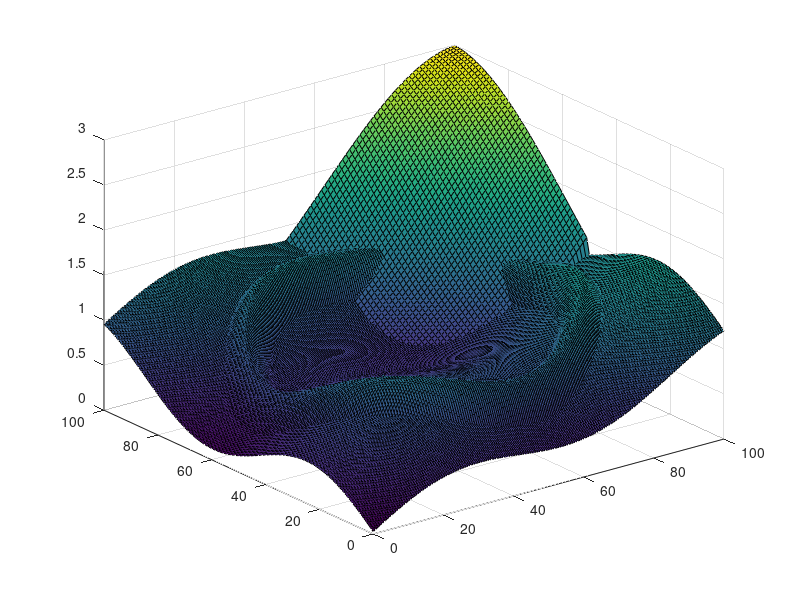

MATLAB code to generate this figure:
% Script to make a bottom elevation 
% 
% Grid consists of 100 x 100 cells, and thus 101 x 101 faces
% We span the bottom topography across an array of 201 x 201 entries

B = zeros(201,201);

% x is array with points in space.
x = 0:0.5:100;
y = 0:0.5:100;

% Add stuff to B:
%smallX = [-4:0.2:4];
%smallY = [-4:0.2:4];
%bump = zeros(41, 41);
%for i = 1:41
%    for j = 1:41
%        bump(i,j) = 1.3*exp(- ( (smallX(i)*2)^2 + (smallY(j)/1.3)^2)/4);
%    end
%end

%sizeBump = size(bump)
%size(B(2:2:200, 2:2:200))
%B(85:85+sizeBump(1)-1, 10:10+sizeBump(2)-1) = bump;
%B(70:70+sizeBump(1)-1, 80:80+sizeBump(2)-1) = bump;
%B(20:20+sizeBump(1)-1, 100:100+sizeBump(2)-1) = bump';

for i = 1:201
    for j = 1:201
        B(i,j) = 1/300*i + 1/200*j + 0.3*sin((1/170)*i*2*pi) + 0.2*sin((1/170)*j*2*pi);
        r = sqrt((i-100)^2 + (j-100)^2);
        if ( r < 85 && r > 65) 
            B(i,j) = B(i,j) + 0.3*sin( 0.05*(r-65)*pi);
        end
    end
end

surf(x, y, B)
axis([0 100 0 100 0 3])

% store B at cells
(2:2:10)
bmid = B(2:2:200, 2:2:200);
bmidsize = size(bmid)
save('bshore_mid.mat', 'bmid', '-ascii')

% store B at south face
(1:2:10)
bsouth = B(1:2:199, 2:2:200);
bsouthSize = size(bsouth)
save('bshore_south.mat', 'bsouth', '-ascii')

% store B at north face
(3:2:10)
bnorth = B(3:2:201, 2:2:200);
bnorthsize = size(bnorth);
save('bshore_north.mat', 'bnorth', '-ascii')

bwest = B(2:2:200, 1:2:199);
bwestSize = size(bwest)
save('bshore_west.mat', 'bwest', '-ascii')

beast = B(2:2:200, 3:2:201);
beastSize = size(beast)
save('bshore_east.mat', 'beast', '-ascii')

% Create flat surface
% Flat surface -> h + b = const
%H = 1.5*ones(100,100);
%for i=-20:20
%    for j=-20:20
%        if ( i*i + j*j < 15*15 )
%            H(i+50,j+50) = 2.5;
%        end
%    end
%end

% Quarter filled domain
%quarter = zeros(50,50);
H = zeros(100,100);
for i=1:50
    for j=1:50
        H(101-i,101-j) = 3*exp(-(((0.8*i+0.9*j))/50)^2);
    end
end
%H = zeros(100,100);
%H(1:50, 1:50) = quarter(1:50, 1:50);

% Remove negative water depths
H = H - bmid;
for i=1:100
    for j=1:100
        if (H(i,j) < 0 )
            H(i,j) = 0;
        end
    end
end
       
hold on
surf(1:100, 1:100, H + bmid);
hold off
%save('shore_surf.mat', 'H', '-ascii')
save('quarter_surf.mat', 'H', '-ascii')

% Init velocities
initU = zeros(100, 100);
save('initU_a.mat', 'initU', '-ascii')


% Write timesteps ( prosjektet needs 2500 steps of 0.03
timesteps = 100
dt = 0.03
%dt = 0.2

t = ones(1,timesteps).*dt;
save('timesteps.mat', 't', '-ascii')
